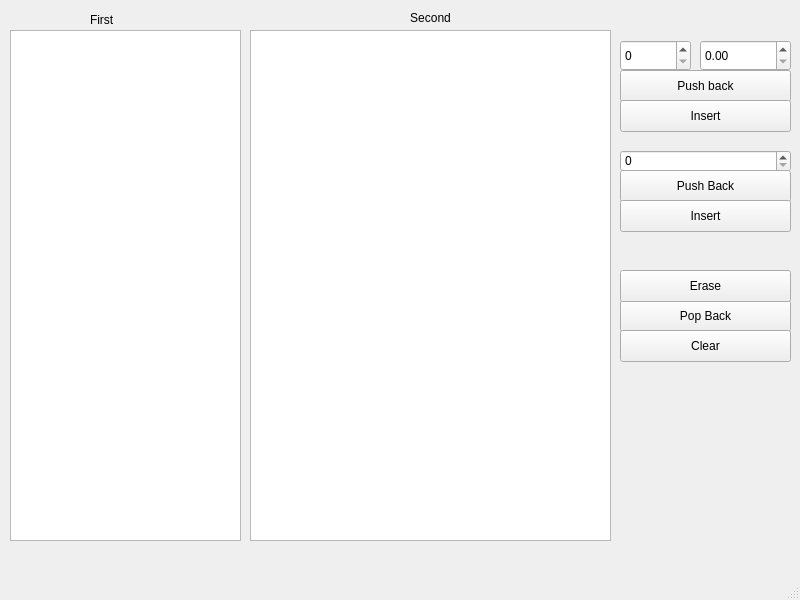
<?xml version="1.0" encoding="UTF-8"?>
<ui version="4.0">
 <class>MainWindow</class>
 <widget class="QMainWindow" name="MainWindow">
  <property name="geometry">
   <rect>
    <x>0</x>
    <y>0</y>
    <width>800</width>
    <height>600</height>
   </rect>
  </property>
  <property name="windowTitle">
   <string>MainWindow</string>
  </property>
  <widget class="QWidget" name="centralwidget">
   <widget class="QDoubleSpinBox" name="secondDblBox">
    <property name="geometry">
     <rect>
      <x>700</x>
      <y>40</y>
      <width>91</width>
      <height>31</height>
     </rect>
    </property>
   </widget>
   <widget class="QPushButton" name="popBackBtn">
    <property name="geometry">
     <rect>
      <x>620</x>
      <y>300</y>
      <width>171</width>
      <height>32</height>
     </rect>
    </property>
    <property name="text">
     <string>Pop Back</string>
    </property>
   </widget>
   <widget class="QLabel" name="label_2">
    <property name="geometry">
     <rect>
      <x>90</x>
      <y>10</y>
      <width>91</width>
      <height>20</height>
     </rect>
    </property>
    <property name="text">
     <string>First</string>
    </property>
   </widget>
   <widget class="QPushButton" name="secondPushBtn">
    <property name="geometry">
     <rect>
      <x>620</x>
      <y>70</y>
      <width>171</width>
      <height>32</height>
     </rect>
    </property>
    <property name="text">
     <string>Push back</string>
    </property>
   </widget>
   <widget class="QSpinBox" name="secondIntBox">
    <property name="geometry">
     <rect>
      <x>620</x>
      <y>40</y>
      <width>71</width>
      <height>31</height>
     </rect>
    </property>
   </widget>
   <widget class="QPushButton" name="firstPushBtn">
    <property name="geometry">
     <rect>
      <x>620</x>
      <y>170</y>
      <width>171</width>
      <height>32</height>
     </rect>
    </property>
    <property name="text">
     <string>Push Back</string>
    </property>
   </widget>
   <widget class="QPushButton" name="eraseBtn">
    <property name="geometry">
     <rect>
      <x>620</x>
      <y>270</y>
      <width>171</width>
      <height>32</height>
     </rect>
    </property>
    <property name="text">
     <string>Erase</string>
    </property>
   </widget>
   <widget class="QPushButton" name="firstInsertBtn">
    <property name="geometry">
     <rect>
      <x>620</x>
      <y>200</y>
      <width>171</width>
      <height>32</height>
     </rect>
    </property>
    <property name="text">
     <string>Insert</string>
    </property>
   </widget>
   <widget class="QTableWidget" name="firstTbl">
    <property name="geometry">
     <rect>
      <x>10</x>
      <y>30</y>
      <width>231</width>
      <height>511</height>
     </rect>
    </property>
   </widget>
   <widget class="QTableWidget" name="secondTbl">
    <property name="geometry">
     <rect>
      <x>250</x>
      <y>30</y>
      <width>361</width>
      <height>511</height>
     </rect>
    </property>
   </widget>
   <widget class="QSpinBox" name="firstIntBox">
    <property name="geometry">
     <rect>
      <x>620</x>
      <y>150</y>
      <width>171</width>
      <height>22</height>
     </rect>
    </property>
   </widget>
   <widget class="QLabel" name="label">
    <property name="geometry">
     <rect>
      <x>350</x>
      <y>10</y>
      <width>161</width>
      <height>16</height>
     </rect>
    </property>
    <property name="text">
     <string>Second</string>
    </property>
    <property name="alignment">
     <set>Qt::AlignCenter</set>
    </property>
   </widget>
   <widget class="QPushButton" name="clearBtn">
    <property name="geometry">
     <rect>
      <x>620</x>
      <y>330</y>
      <width>171</width>
      <height>32</height>
     </rect>
    </property>
    <property name="text">
     <string>Clear</string>
    </property>
   </widget>
   <widget class="QPushButton" name="secondInsertBtn">
    <property name="geometry">
     <rect>
      <x>620</x>
      <y>100</y>
      <width>171</width>
      <height>32</height>
     </rect>
    </property>
    <property name="text">
     <string>Insert</string>
    </property>
   </widget>
  </widget>
  <widget class="QMenuBar" name="menubar">
   <property name="geometry">
    <rect>
     <x>0</x>
     <y>0</y>
     <width>800</width>
     <height>22</height>
    </rect>
   </property>
  </widget>
  <widget class="QStatusBar" name="statusbar"/>
 </widget>
 <resources/>
 <connections/>
</ui>
